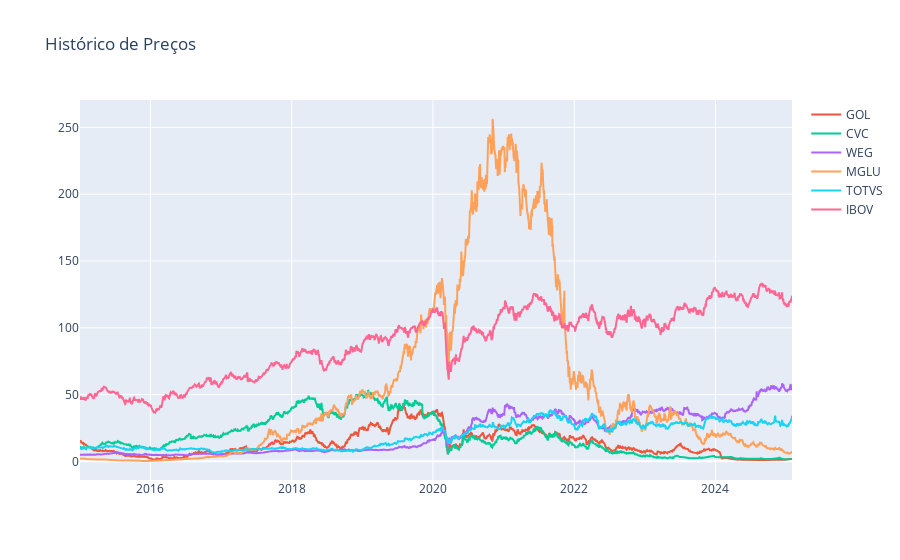

The notebook cell saved with this chart:
### Markdown cell above
## Gráfico Dinâmico

### Code cell
figura = px.line(title = "Histórico de Preços")

for i in acoes_df.columns[1:]:
    figura.add_scatter(x = acoes_df['Date'], y = acoes_df[i], name = i)
figura.show()

### Figure 1 — Plotly figure (JSON) as saved in the notebook; plotly's stock layout.template omitted (floating-point values rounded to 4 significant figures; data arrays with more than 128 entries replaced by an {"elided": "..."} marker saying what was removed)
{"data": [{"hovertemplate": "<extra></extra>", "legendgroup": "", "line": {"color": "#636efa", "dash": "solid"}, "marker": {"symbol": "circle"}, "mode": "lines", "name": "", "orientation": "v", "showlegend": false, "type": "scatter", "xaxis": "x", "yaxis": "y"}, {"name": "GOL", "type": "scatter", "x": {"elided": "2482 str values"}, "y": {"elided": "2482 float values"}}, {"name": "CVC", "type": "scatter", "x": {"elided": "2482 str values"}, "y": {"elided": "2482 float values"}}, {"name": "WEG", "type": "scatter", "x": {"elided": "2482 str values"}, "y": {"elided": "2482 float values"}}, {"name": "MGLU", "type": "scatter", "x": {"elided": "2482 str values"}, "y": {"elided": "2482 float values"}}, {"name": "TOTVS", "type": "scatter", "x": {"elided": "2482 str values"}, "y": {"elided": "2482 float values"}}, {"name": "IBOV", "type": "scatter", "x": {"elided": "2482 str values"}, "y": {"elided": "2482 float values"}}], "layout": {"legend": {"tracegroupgap": 0}, "title": {"text": "Histórico de Preços"}, "xaxis": {"anchor": "y", "domain": [0, 1]}, "yaxis": {"anchor": "x", "domain": [0, 1]}}}
